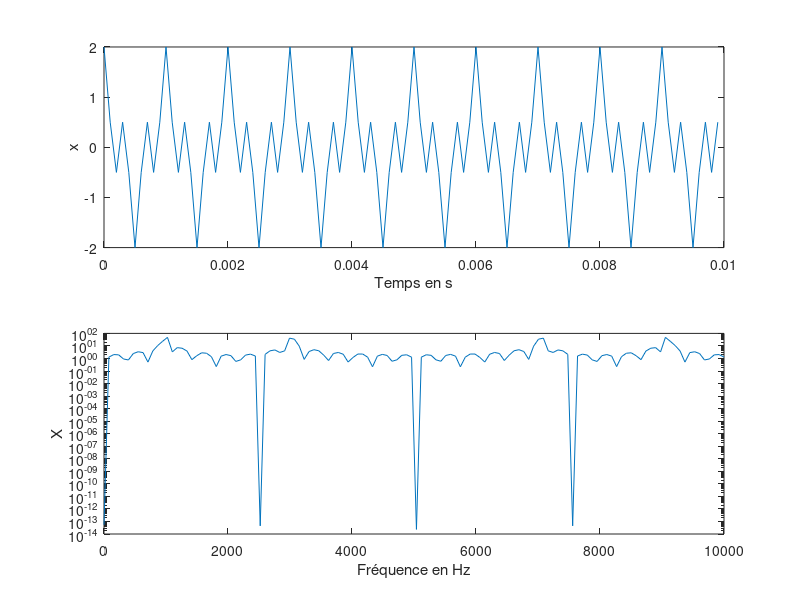
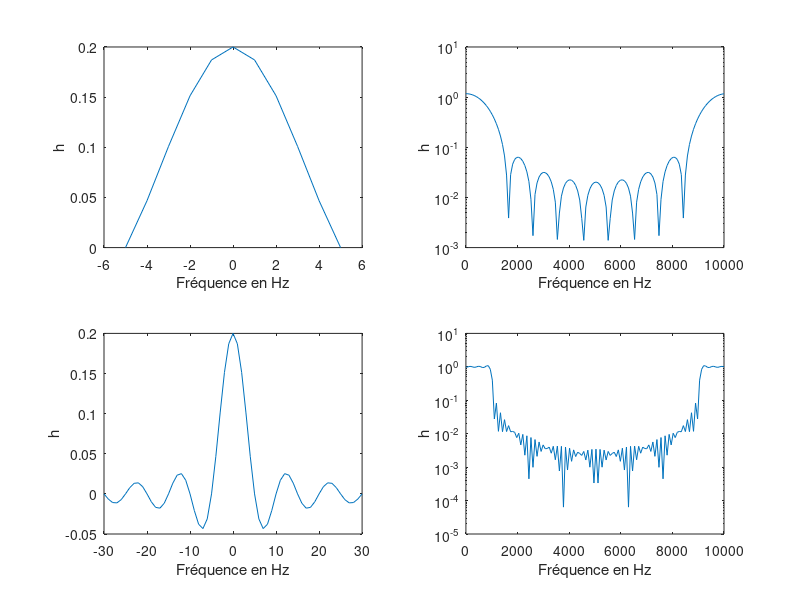
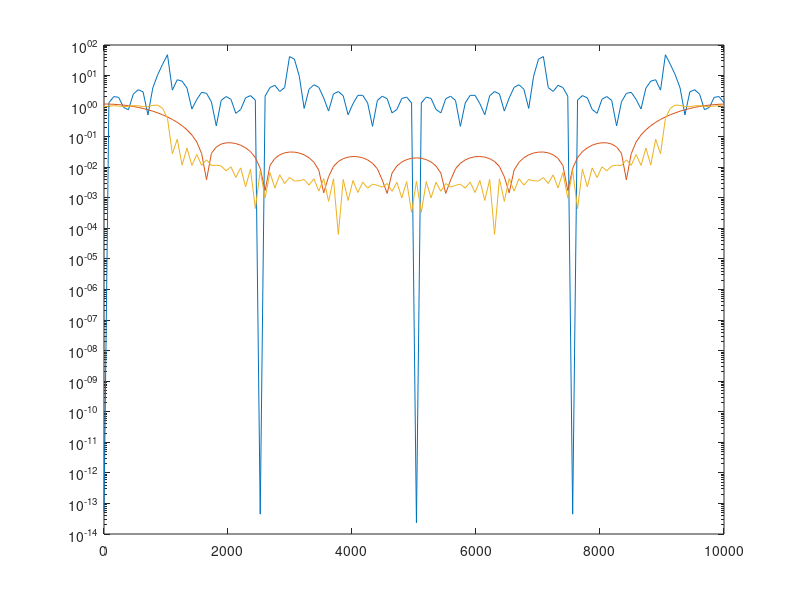
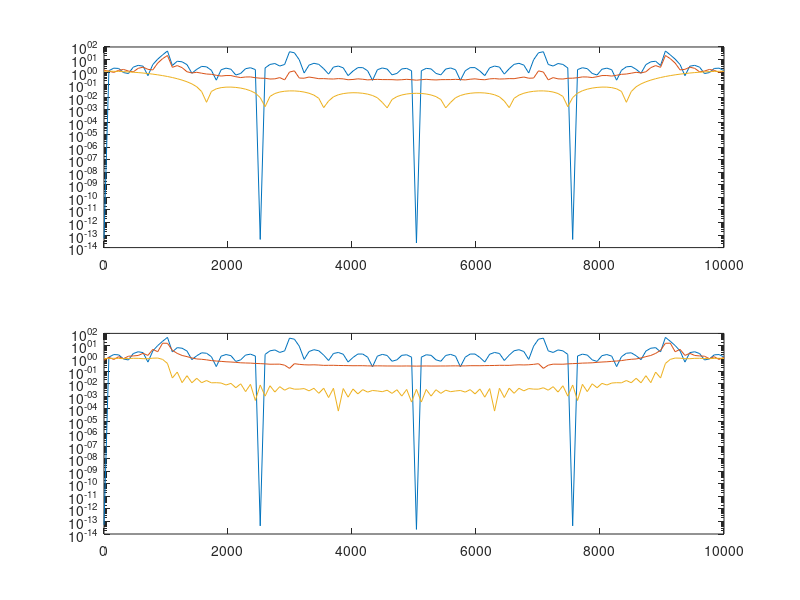

MATLAB code for these plots, in order:
%%%%%%%%% Génération du signal à filtrer %%%%%%%%%%%
N= 100;
f1 = 1000;
f2 = 3000;
Fe = 10000;
Te = 1/Fe;

% 0 début Te Pas (n-1)*Te Fin
t = [0:Te:(N-1)*Te];

x1 = cos (2*pi*f1*t);
x2 = cos (2*pi*f2*t);

x = x1 + x2;

figure;
subplot(2,1,1);
plot(t,x);
xlabel("Temps en s");
ylabel("x");

Zp = 2^(nextpow2(length(x)));
TF = fft(x, Zp);
subplot(2,1,2);
f = [0: Fe/(Zp-1) :Fe];
semilogy(f, abs(TF));
xlabel("Fréquence en Hz");
ylabel("X");
% Piques à f1 f2 Fe-f2 Fe-f1

%%%%%% Synthèse du filtre passe-bas %%%%%%%%%%
fc = f1;
fc_b= fc/Fe;

ordre1 =11;
h1 = 2 * fc_b * sinc(2* fc_b * [-(ordre1 -1)/2:(ordre1 -1)/2 ])
figure;
subplot(2,2,1);
plot([-(ordre1 -1)/2:(ordre1 -1)/2 ],h1);
xlabel("Fréquence en Hz");
ylabel("h");

ordre2 =61;
h2 = 2 * fc_b * sinc(2* fc_b * [-(ordre2 -1)/2:(ordre2 -1)/2 ])
subplot(2,2,3);
plot([-(ordre2 -1)/2:(ordre2 -1)/2 ],h2);
xlabel("Fréquence en Hz");
ylabel("h");

TF1 = fft(h1, Zp); 
f1 = [0: Fe/(Zp-1) :Fe];
subplot(2,2,2);
semilogy(f1,abs(TF1));
xlabel("Fréquence en Hz");
ylabel("h");

TF2 = fft(h2, Zp); 
f2 = [0: Fe/(Zp-1) :Fe];
subplot(2,2,4);
semilogy(f2,abs(TF2));
xlabel("Fréquence en Hz");
ylabel("h");

%%%%%%%% Réalisation du filtrage %%%%%%%%%%%

figure;
semilogy(f, abs(TF));
hold on;
semilogy(f1,abs(TF1));
hold on;
semilogy(f2,abs(TF2));

y1 = filter(h1, 1, x);
TFY1 = fft(y1, Zp);
figure;
subplot(2,1,1);
semilogy(f, abs(TF));
hold on;
semilogy(f1,abs(TFY1));
hold on;
semilogy(f1,abs(TF1));

y2 = filter(h2, 1, x);
TFY2 = fft(y2, Zp);
subplot(2,1,2);
semilogy(f, abs(TF));
hold on;
semilogy(f2,abs(TFY2));
hold on;
semilogy(f2,abs(TF2));
